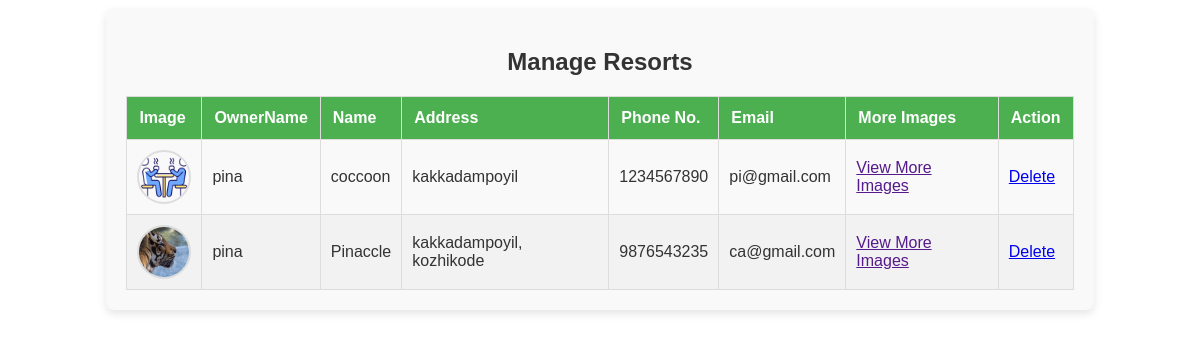
/manage_resort, run on the app's committed database.
### SportComApp/models.py (models this page shows)
class ResortTable(models.Model):
    LOGIN = models.ForeignKey(LoginTable, on_delete=models.CASCADE)
    ResortName = models.CharField(max_length=30, null=True, blank=True)
    OwnerName = models.CharField(max_length=30, null=True, blank=True)
    Image = models.FileField(blank=True, null=True)
    Address = models.CharField(max_length=100, null=True, blank=True)
    Phone = models.BigIntegerField(null=True, blank=True)
    Email = models.CharField(max_length=30, null=True, blank=True)
    Type = models.CharField(max_length=50, blank=True, null=True)
    is_active = models.BooleanField(default=True)
    created_at = models.DateTimeField(auto_now_add=True, null=True, blank=True)
    updated_at = models.DateTimeField(auto_now_add=True, null=True, blank=True)

### SportComApp/views.py (the view)
# urls.py: path('manage_resort', ManageResort.as_view(), name="manage_resort"),
class ManageResort(View):
    def get(self, request):
        obj =  ResortTable.objects.all()
        return render(request, "ADMIN/manage_resort.html",  {'resort_obj': obj})

### templates/ADMIN/manage_resort.html (shortened to what this page needs)
{% load static %}
<html lang="en">
<head>
    <link rel="stylesheet" href="../static/styles/styles.css">
</head>
<body>
    <div class="table-container">
        <h2>Manage Resorts</h2>
        <table>
            <thead>
                <tr>
                    <th>Image</th>
                    <th>OwnerName</th>
                    <th>Name</th>
                    <th>Address</th>
                    <th>Phone No.</th>
                    <th>Email</th>
                    <th>More Images</th>
                    <th>Action</th>
                </tr>
            </thead>
            <tbody>
                {% for resort in resort_obj %}
                <tr>
                    <td><img src="{{ resort.Image.url }}" alt="Resort Image"></td>
                    <td> {{ resort.OwnerName }} </td>
                    <td> {{ resort.ResortName }} </td>
                    <td>{{ resort.Address }}</td>
                    <td>{{ resort.Phone }}</td>
                    <td>{{ resort.Email }}</td>
                    <td><a href="">View More Images</a></td>
                    <td><a href="resort_delete/{{ resort.LOGIN.id }}">Delete</a></td>
                </tr>
                {% endfor %}
            </tbody>
        </table>
    </div>
</body>
</html>

### static/styles/styles.css (style rules this page uses)
h2 { text-align: center; color: #333; font-size: 1.8em; margin-bottom: 20px; }
.table-container { width: 80%; margin: 0 auto; padding: 20px; background-color: #f9f9f9; box-shadow: 0px 4px 8px rgba(0, 0, 0, 0.1); border-radius: 8px; }
.table-container h2 { text-align: center; font-size: 24px; color: #333; margin-bottom: 20px; }
table { width: 100%; border-collapse: collapse; font-family: Arial, sans-serif; }
thead th { background-color: #4CAF50; color: white; padding: 12px; text-align: left; font-weight: bold; }
tbody tr:nth-child(even) { background-color: #f2f2f2; }
td, th { padding: 10px; border: 1px solid #ddd; text-align: left; }
td img { width: 50px; height: 50px; object-fit: cover; border-radius: 50%; border: 2px solid #ddd; }

### data on the page
ResortTable: Image (picture), OwnerName "pina", ResortName "coccoon", Address "kakkadampoyil", Phone "1234567890", Email "pi@gmail.com"
ResortTable: Image (picture), OwnerName "pina", ResortName "Pinaccle", Address "kakkadampoyil, kozhikode", Phone "9876543235", Email "ca@gmail.com"
